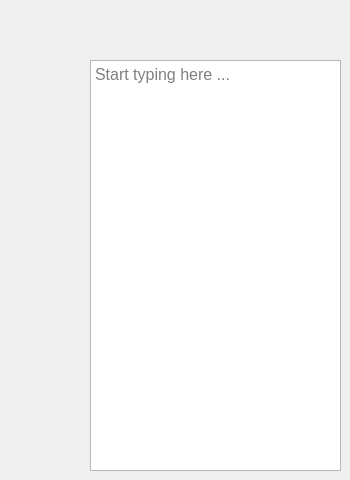
<?xml version="1.0" encoding="UTF-8"?>
<ui version="4.0">
 <class>MainWindow</class>
 <widget class="QMainWindow" name="MainWindow">
  <property name="geometry">
   <rect>
    <x>0</x>
    <y>0</y>
    <width>350</width>
    <height>480</height>
   </rect>
  </property>
  <property name="windowTitle">
   <string>MainWindow</string>
  </property>
  <property name="windowOpacity">
   <double>1.000000000000000</double>
  </property>
  <widget class="QWidget" name="centralwidget">
   <widget class="QTextEdit" name="textEdit">
    <property name="geometry">
     <rect>
      <x>90</x>
      <y>60</y>
      <width>251</width>
      <height>411</height>
     </rect>
    </property>
    <property name="sizePolicy">
     <sizepolicy hsizetype="Expanding" vsizetype="Expanding">
      <horstretch>0</horstretch>
      <verstretch>0</verstretch>
     </sizepolicy>
    </property>
    <property name="sizeIncrement">
     <size>
      <width>0</width>
      <height>0</height>
     </size>
    </property>
    <property name="baseSize">
     <size>
      <width>0</width>
      <height>0</height>
     </size>
    </property>
    <property name="font">
     <font>
      <pointsize>12</pointsize>
     </font>
    </property>
    <property name="styleSheet">
     <string notr="true"/>
    </property>
    <property name="lineWidth">
     <number>-1</number>
    </property>
    <property name="placeholderText">
     <string>Start typing here ...</string>
    </property>
   </widget>
  </widget>
 </widget>
 <resources/>
 <connections/>
</ui>
